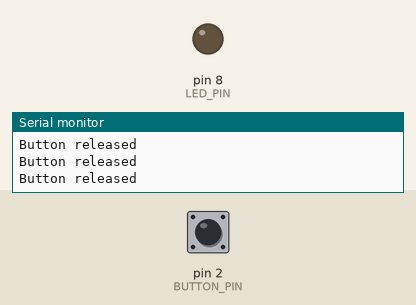
Bench run of a sketch on a simulated Arduino Uno, built with avr-gcc and run on an emulated ATmega328P. Parts: output pins drawn as LEDs (lit = HIGH), the last lines printed to the serial monitor. Inputs (shaded band) come from the test bench; at power-on: pin 2 (BUTTON_PIN) HIGH.

Above: at 1.2 s.
1.3 s: pin 2 (BUTTON_PIN) pulled LOW for 0.15 s
At 1.4 s:
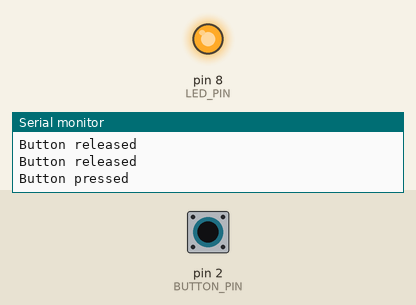
3.0 s: pin 2 (BUTTON_PIN) pulled LOW for 3.2 s
At 7.3 s:
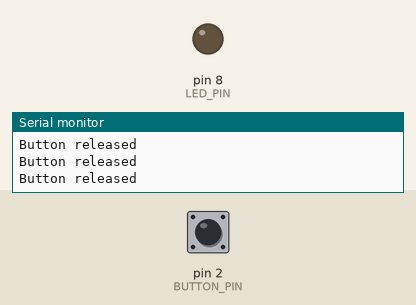
Timing chart, 0 to 8.8 s (numbered marks = the images above; inputs shaded):
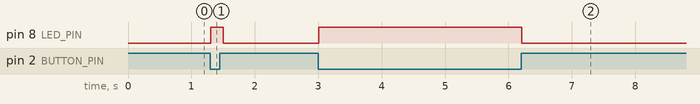

The sketch:

TASK-3.ino
```cpp
#define LED_PIN 8
#define BUTTON_PIN 2


void setup() {
  pinMode(LED_PIN, OUTPUT);
  pinMode(BUTTON_PIN, INPUT_PULLUP);
  Serial.begin(9600);
}


void loop() {
  int buttonState = digitalRead(BUTTON_PIN);


  if (buttonState == LOW) {
    digitalWrite(LED_PIN, HIGH);
    Serial.println("Button pressed");
  }

  else {
    digitalWrite(LED_PIN, LOW);
    Serial.println("Button released");
  }


  delay(100);
}
```

Measured:
- after the input at 1.3 s, pin 8 (LED_PIN): LOW → HIGH at once, → LOW 0.20 s later
- after the input at 3.0 s, pin 8 (LED_PIN): LOW → HIGH at once, → LOW 3.2 s later
